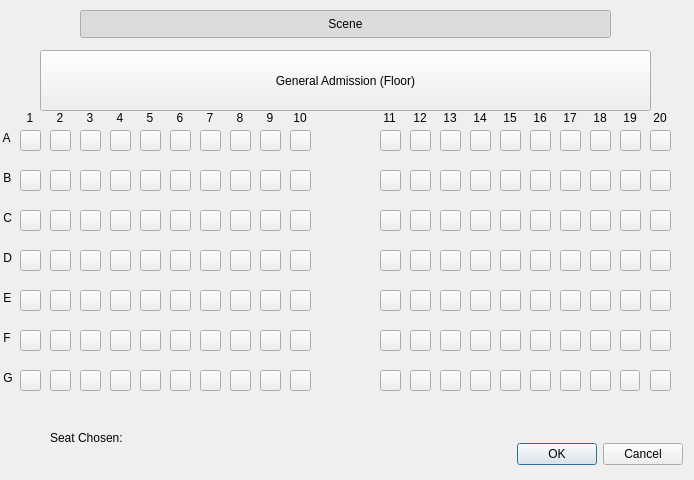
<?xml version="1.0" encoding="UTF-8"?>
<ui version="4.0">
 <class>Seats</class>
 <widget class="QDialog" name="Seats">
  <property name="geometry">
   <rect>
    <x>0</x>
    <y>0</y>
    <width>694</width>
    <height>480</height>
   </rect>
  </property>
  <property name="windowTitle">
   <string>Choose Your Seat</string>
  </property>
  <widget class="QPushButton" name="seat">
   <property name="geometry">
    <rect>
     <x>20</x>
     <y>130</y>
     <width>21</width>
     <height>21</height>
    </rect>
   </property>
   <property name="text">
    <string/>
   </property>
  </widget>
  <widget class="QPushButton" name="seat_2">
   <property name="geometry">
    <rect>
     <x>50</x>
     <y>130</y>
     <width>21</width>
     <height>21</height>
    </rect>
   </property>
   <property name="text">
    <string/>
   </property>
  </widget>
  <widget class="QPushButton" name="seat_3">
   <property name="geometry">
    <rect>
     <x>80</x>
     <y>130</y>
     <width>21</width>
     <height>21</height>
    </rect>
   </property>
   <property name="text">
    <string/>
   </property>
  </widget>
  <widget class="QPushButton" name="seat_4">
   <property name="geometry">
    <rect>
     <x>110</x>
     <y>130</y>
     <width>21</width>
     <height>21</height>
    </rect>
   </property>
   <property name="text">
    <string/>
   </property>
  </widget>
  <widget class="QPushButton" name="seat_5">
   <property name="geometry">
    <rect>
     <x>140</x>
     <y>130</y>
     <width>21</width>
     <height>21</height>
    </rect>
   </property>
   <property name="text">
    <string/>
   </property>
  </widget>
  <widget class="QPushButton" name="seat_6">
   <property name="geometry">
    <rect>
     <x>170</x>
     <y>130</y>
     <width>21</width>
     <height>21</height>
    </rect>
   </property>
   <property name="text">
    <string/>
   </property>
  </widget>
  <widget class="QPushButton" name="seat_7">
   <property name="geometry">
    <rect>
     <x>200</x>
     <y>130</y>
     <width>21</width>
     <height>21</height>
    </rect>
   </property>
   <property name="text">
    <string/>
   </property>
  </widget>
  <widget class="QPushButton" name="seat_8">
   <property name="geometry">
    <rect>
     <x>230</x>
     <y>130</y>
     <width>21</width>
     <height>21</height>
    </rect>
   </property>
   <property name="text">
    <string/>
   </property>
  </widget>
  <widget class="QPushButton" name="seat_9">
   <property name="geometry">
    <rect>
     <x>260</x>
     <y>130</y>
     <width>21</width>
     <height>21</height>
    </rect>
   </property>
   <property name="text">
    <string/>
   </property>
  </widget>
  <widget class="QPushButton" name="seat_10">
   <property name="geometry">
    <rect>
     <x>290</x>
     <y>130</y>
     <width>21</width>
     <height>21</height>
    </rect>
   </property>
   <property name="text">
    <string/>
   </property>
  </widget>
  <widget class="QPushButton" name="seat_11">
   <property name="geometry">
    <rect>
     <x>380</x>
     <y>130</y>
     <width>21</width>
     <height>21</height>
    </rect>
   </property>
   <property name="text">
    <string/>
   </property>
  </widget>
  <widget class="QPushButton" name="seat_12">
   <property name="geometry">
    <rect>
     <x>410</x>
     <y>130</y>
     <width>21</width>
     <height>21</height>
    </rect>
   </property>
   <property name="text">
    <string/>
   </property>
  </widget>
  <widget class="QPushButton" name="seat_13">
   <property name="geometry">
    <rect>
     <x>440</x>
     <y>130</y>
     <width>21</width>
     <height>21</height>
    </rect>
   </property>
   <property name="text">
    <string/>
   </property>
  </widget>
  <widget class="QPushButton" name="seat_14">
   <property name="geometry">
    <rect>
     <x>470</x>
     <y>130</y>
     <width>21</width>
     <height>21</height>
    </rect>
   </property>
   <property name="text">
    <string/>
   </property>
  </widget>
  <widget class="QPushButton" name="seat_15">
   <property name="geometry">
    <rect>
     <x>500</x>
     <y>130</y>
     <width>21</width>
     <height>21</height>
    </rect>
   </property>
   <property name="text">
    <string/>
   </property>
  </widget>
  <widget class="QPushButton" name="seat_16">
   <property name="geometry">
    <rect>
     <x>530</x>
     <y>130</y>
     <width>21</width>
     <height>21</height>
    </rect>
   </property>
   <property name="text">
    <string/>
   </property>
  </widget>
  <widget class="QPushButton" name="seat_17">
   <property name="geometry">
    <rect>
     <x>560</x>
     <y>130</y>
     <width>21</width>
     <height>21</height>
    </rect>
   </property>
   <property name="text">
    <string/>
   </property>
  </widget>
  <widget class="QPushButton" name="seat_18">
   <property name="geometry">
    <rect>
     <x>590</x>
     <y>130</y>
     <width>21</width>
     <height>21</height>
    </rect>
   </property>
   <property name="text">
    <string/>
   </property>
  </widget>
  <widget class="QPushButton" name="seat_19">
   <property name="geometry">
    <rect>
     <x>620</x>
     <y>130</y>
     <width>21</width>
     <height>21</height>
    </rect>
   </property>
   <property name="text">
    <string/>
   </property>
  </widget>
  <widget class="QPushButton" name="seat_20">
   <property name="geometry">
    <rect>
     <x>650</x>
     <y>130</y>
     <width>21</width>
     <height>21</height>
    </rect>
   </property>
   <property name="text">
    <string/>
   </property>
  </widget>
  <widget class="QPushButton" name="seat_21">
   <property name="geometry">
    <rect>
     <x>20</x>
     <y>170</y>
     <width>21</width>
     <height>21</height>
    </rect>
   </property>
   <property name="text">
    <string/>
   </property>
  </widget>
  <widget class="QPushButton" name="seat_22">
   <property name="geometry">
    <rect>
     <x>50</x>
     <y>170</y>
     <width>21</width>
     <height>21</height>
    </rect>
   </property>
   <property name="text">
    <string/>
   </property>
  </widget>
  <widget class="QPushButton" name="seat_23">
   <property name="geometry">
    <rect>
     <x>80</x>
     <y>170</y>
     <width>21</width>
     <height>21</height>
    </rect>
   </property>
   <property name="text">
    <string/>
   </property>
  </widget>
  <widget class="QPushButton" name="seat_24">
   <property name="geometry">
    <rect>
     <x>110</x>
     <y>170</y>
     <width>21</width>
     <height>21</height>
    </rect>
   </property>
   <property name="text">
    <string/>
   </property>
  </widget>
  <widget class="QPushButton" name="seat_25">
   <property name="geometry">
    <rect>
     <x>140</x>
     <y>170</y>
     <width>21</width>
     <height>21</height>
    </rect>
   </property>
   <property name="text">
    <string/>
   </property>
  </widget>
  <widget class="QPushButton" name="seat_26">
   <property name="geometry">
    <rect>
     <x>170</x>
     <y>170</y>
     <width>21</width>
     <height>21</height>
    </rect>
   </property>
   <property name="text">
    <string/>
   </property>
  </widget>
  <widget class="QPushButton" name="seat_27">
   <property name="geometry">
    <rect>
     <x>200</x>
     <y>170</y>
     <width>21</width>
     <height>21</height>
    </rect>
   </property>
   <property name="text">
    <string/>
   </property>
  </widget>
  <widget class="QPushButton" name="seat_28">
   <property name="geometry">
    <rect>
     <x>230</x>
     <y>170</y>
     <width>21</width>
     <height>21</height>
    </rect>
   </property>
   <property name="text">
    <string/>
   </property>
  </widget>
  <widget class="QPushButton" name="seat_29">
   <property name="geometry">
    <rect>
     <x>260</x>
     <y>170</y>
     <width>21</width>
     <height>21</height>
    </rect>
   </property>
   <property name="text">
    <string/>
   </property>
  </widget>
  <widget class="QPushButton" name="seat_30">
   <property name="geometry">
    <rect>
     <x>290</x>
     <y>170</y>
     <width>21</width>
     <height>21</height>
    </rect>
   </property>
   <property name="text">
    <string/>
   </property>
  </widget>
  <widget class="QPushButton" name="seat_31">
   <property name="geometry">
    <rect>
     <x>380</x>
     <y>170</y>
     <width>21</width>
     <height>21</height>
    </rect>
   </property>
   <property name="text">
    <string/>
   </property>
  </widget>
  <widget class="QPushButton" name="seat_32">
   <property name="geometry">
    <rect>
     <x>410</x>
     <y>170</y>
     <width>21</width>
     <height>21</height>
    </rect>
   </property>
   <property name="text">
    <string/>
   </property>
  </widget>
  <widget class="QPushButton" name="seat_33">
   <property name="geometry">
    <rect>
     <x>440</x>
     <y>170</y>
     <width>21</width>
     <height>21</height>
    </rect>
   </property>
   <property name="text">
    <string/>
   </property>
  </widget>
  <widget class="QPushButton" name="seat_34">
   <property name="geometry">
    <rect>
     <x>470</x>
     <y>170</y>
     <width>21</width>
     <height>21</height>
    </rect>
   </property>
   <property name="text">
    <string/>
   </property>
  </widget>
  <widget class="QPushButton" name="seat_35">
   <property name="geometry">
    <rect>
     <x>500</x>
     <y>170</y>
     <width>21</width>
     <height>21</height>
    </rect>
   </property>
   <property name="text">
    <string/>
   </property>
  </widget>
  <widget class="QPushButton" name="seat_36">
   <property name="geometry">
    <rect>
     <x>530</x>
     <y>170</y>
     <width>21</width>
     <height>21</height>
    </rect>
   </property>
   <property name="text">
    <string/>
   </property>
  </widget>
  <widget class="QPushButton" name="seat_37">
   <property name="geometry">
    <rect>
     <x>560</x>
     <y>170</y>
     <width>21</width>
     <height>21</height>
    </rect>
   </property>
   <property name="text">
    <string/>
   </property>
  </widget>
  <widget class="QPushButton" name="seat_38">
   <property name="geometry">
    <rect>
     <x>590</x>
     <y>170</y>
     <width>21</width>
     <height>21</height>
    </rect>
   </property>
   <property name="text">
    <string/>
   </property>
  </widget>
  <widget class="QPushButton" name="seat_39">
   <property name="geometry">
    <rect>
     <x>620</x>
     <y>170</y>
     <width>21</width>
     <height>21</height>
    </rect>
   </property>
   <property name="text">
    <string/>
   </property>
  </widget>
  <widget class="QPushButton" name="seat_40">
   <property name="geometry">
    <rect>
     <x>650</x>
     <y>170</y>
     <width>21</width>
     <height>21</height>
    </rect>
   </property>
   <property name="text">
    <string/>
   </property>
  </widget>
  <widget class="QPushButton" name="seat_41">
   <property name="geometry">
    <rect>
     <x>20</x>
     <y>210</y>
     <width>21</width>
     <height>21</height>
    </rect>
   </property>
   <property name="text">
    <string/>
   </property>
  </widget>
  <widget class="QPushButton" name="seat_42">
   <property name="geometry">
    <rect>
     <x>50</x>
     <y>210</y>
     <width>21</width>
     <height>21</height>
    </rect>
   </property>
   <property name="text">
    <string/>
   </property>
  </widget>
  <widget class="QPushButton" name="seat_43">
   <property name="geometry">
    <rect>
     <x>80</x>
     <y>210</y>
     <width>21</width>
     <height>21</height>
    </rect>
   </property>
   <property name="text">
    <string/>
   </property>
  </widget>
  <widget class="QPushButton" name="seat_44">
   <property name="geometry">
    <rect>
     <x>110</x>
     <y>210</y>
     <width>21</width>
     <height>21</height>
    </rect>
   </property>
   <property name="text">
    <string/>
   </property>
  </widget>
  <widget class="QPushButton" name="seat_45">
   <property name="geometry">
    <rect>
     <x>140</x>
     <y>210</y>
     <width>21</width>
     <height>21</height>
    </rect>
   </property>
   <property name="text">
    <string/>
   </property>
  </widget>
  <widget class="QPushButton" name="seat_46">
   <property name="geometry">
    <rect>
     <x>170</x>
     <y>210</y>
     <width>21</width>
     <height>21</height>
    </rect>
   </property>
   <property name="text">
    <string/>
   </property>
  </widget>
  <widget class="QPushButton" name="seat_47">
   <property name="geometry">
    <rect>
     <x>200</x>
     <y>210</y>
     <width>21</width>
     <height>21</height>
    </rect>
   </property>
   <property name="text">
    <string/>
   </property>
  </widget>
  <widget class="QPushButton" name="seat_48">
   <property name="geometry">
    <rect>
     <x>230</x>
     <y>210</y>
     <width>21</width>
     <height>21</height>
    </rect>
   </property>
   <property name="text">
    <string/>
   </property>
  </widget>
  <widget class="QPushButton" name="seat_49">
   <property name="geometry">
    <rect>
     <x>260</x>
     <y>210</y>
     <width>21</width>
     <height>21</height>
    </rect>
   </property>
   <property name="text">
    <string/>
   </property>
  </widget>
  <widget class="QPushButton" name="seat_50">
   <property name="geometry">
    <rect>
     <x>290</x>
     <y>210</y>
     <width>21</width>
     <height>21</height>
    </rect>
   </property>
   <property name="text">
    <string/>
   </property>
  </widget>
  <widget class="QPushButton" name="seat_51">
   <property name="geometry">
    <rect>
     <x>380</x>
     <y>210</y>
     <width>21</width>
     <height>21</height>
    </rect>
   </property>
   <property name="text">
    <string/>
   </property>
  </widget>
  <widget class="QPushButton" name="seat_52">
   <property name="geometry">
    <rect>
     <x>410</x>
     <y>210</y>
     <width>21</width>
     <height>21</height>
    </rect>
   </property>
   <property name="text">
    <string/>
   </property>
  </widget>
  <widget class="QPushButton" name="seat_53">
   <property name="geometry">
    <rect>
     <x>440</x>
     <y>210</y>
     <width>21</width>
     <height>21</height>
    </rect>
   </property>
   <property name="text">
    <string/>
   </property>
  </widget>
  <widget class="QPushButton" name="seat_54">
   <property name="geometry">
    <rect>
     <x>470</x>
     <y>210</y>
     <width>21</width>
     <height>21</height>
    </rect>
   </property>
   <property name="text">
    <string/>
   </property>
  </widget>
  <widget class="QPushButton" name="seat_55">
   <property name="geometry">
    <rect>
     <x>500</x>
     <y>210</y>
     <width>21</width>
     <height>21</height>
    </rect>
   </property>
   <property name="text">
    <string/>
   </property>
  </widget>
  <widget class="QPushButton" name="seat_56">
   <property name="geometry">
    <rect>
     <x>530</x>
     <y>210</y>
     <width>21</width>
     <height>21</height>
    </rect>
   </property>
   <property name="text">
    <string/>
   </property>
  </widget>
  <widget class="QPushButton" name="seat_57">
   <property name="geometry">
    <rect>
     <x>560</x>
     <y>210</y>
     <width>21</width>
     <height>21</height>
    </rect>
   </property>
   <property name="text">
    <string/>
   </property>
  </widget>
  <widget class="QPushButton" name="seat_58">
   <property name="geometry">
    <rect>
     <x>590</x>
     <y>210</y>
     <width>21</width>
     <height>21</height>
    </rect>
   </property>
   <property name="text">
    <string/>
   </property>
  </widget>
  <widget class="QPushButton" name="seat_59">
   <property name="geometry">
    <rect>
     <x>620</x>
     <y>210</y>
     <width>21</width>
     <height>21</height>
    </rect>
   </property>
   <property name="text">
    <string/>
   </property>
  </widget>
  <widget class="QPushButton" name="seat_60">
   <property name="geometry">
    <rect>
     <x>650</x>
     <y>210</y>
     <width>21</width>
     <height>21</height>
    </rect>
   </property>
   <property name="text">
    <string/>
   </property>
  </widget>
  <widget class="QPushButton" name="seat_61">
   <property name="geometry">
    <rect>
     <x>20</x>
     <y>250</y>
     <width>21</width>
     <height>21</height>
    </rect>
   </property>
   <property name="text">
    <string/>
   </property>
  </widget>
  <widget class="QPushButton" name="seat_62">
   <property name="geometry">
    <rect>
     <x>50</x>
     <y>250</y>
     <width>21</width>
     <height>21</height>
    </rect>
   </property>
   <property name="text">
    <string/>
   </property>
  </widget>
  <widget class="QPushButton" name="seat_63">
   <property name="geometry">
    <rect>
     <x>80</x>
     <y>250</y>
     <width>21</width>
     <height>21</height>
    </rect>
   </property>
   <property name="text">
    <string/>
   </property>
  </widget>
  <widget class="QPushButton" name="seat_64">
   <property name="geometry">
    <rect>
     <x>110</x>
     <y>250</y>
     <width>21</width>
     <height>21</height>
    </rect>
   </property>
   <property name="text">
    <string/>
   </property>
  </widget>
  <widget class="QPushButton" name="seat_65">
   <property name="geometry">
    <rect>
     <x>140</x>
     <y>250</y>
     <width>21</width>
     <height>21</height>
    </rect>
   </property>
   <property name="text">
    <string/>
   </property>
  </widget>
  <widget class="QPushButton" name="seat_66">
   <property name="geometry">
    <rect>
     <x>170</x>
     <y>250</y>
     <width>21</width>
     <height>21</height>
    </rect>
   </property>
   <property name="text">
    <string/>
   </property>
  </widget>
  <widget class="QPushButton" name="seat_67">
   <property name="geometry">
    <rect>
     <x>200</x>
     <y>250</y>
     <width>21</width>
     <height>21</height>
    </rect>
   </property>
   <property name="text">
    <string/>
   </property>
  </widget>
  <widget class="QPushButton" name="seat_68">
   <property name="geometry">
    <rect>
     <x>230</x>
     <y>250</y>
     <width>21</width>
     <height>21</height>
    </rect>
   </property>
   <property name="text">
    <string/>
   </property>
  </widget>
  <widget class="QPushButton" name="seat_69">
   <property name="geometry">
    <rect>
     <x>260</x>
     <y>250</y>
     <width>21</width>
     <height>21</height>
    </rect>
   </property>
   <property name="text">
    <string/>
   </property>
  </widget>
  <widget class="QPushButton" name="seat_70">
   <property name="geometry">
    <rect>
     <x>290</x>
     <y>250</y>
     <width>21</width>
     <height>21</height>
    </rect>
   </property>
   <property name="text">
    <string/>
   </property>
  </widget>
  <widget class="QPushButton" name="seat_71">
   <property name="geometry">
    <rect>
     <x>380</x>
     <y>250</y>
     <width>21</width>
     <height>21</height>
    </rect>
   </property>
   <property name="text">
    <string/>
   </property>
  </widget>
  <widget class="QPushButton" name="seat_72">
   <property name="geometry">
    <rect>
     <x>410</x>
     <y>250</y>
     <width>21</width>
     <height>21</height>
    </rect>
   </property>
   <property name="text">
    <string/>
   </property>
  </widget>
  <widget class="QPushButton" name="seat_73">
   <property name="geometry">
    <rect>
     <x>440</x>
     <y>250</y>
     <width>21</width>
     <height>21</height>
    </rect>
   </property>
   <property name="text">
    <string/>
   </property>
  </widget>
  <widget class="QPushButton" name="seat_74">
   <property name="geometry">
    <rect>
     <x>470</x>
     <y>250</y>
     <width>21</width>
     <height>21</height>
    </rect>
   </property>
   <property name="text">
    <string/>
   </property>
  </widget>
  <widget class="QPushButton" name="seat_75">
   <property name="geometry">
    <rect>
     <x>500</x>
     <y>250</y>
     <width>21</width>
     <height>21</height>
    </rect>
   </property>
   <property name="text">
    <string/>
   </property>
  </widget>
  <widget class="QPushButton" name="seat_76">
   <property name="geometry">
    <rect>
     <x>530</x>
     <y>250</y>
     <width>21</width>
     <height>21</height>
    </rect>
   </property>
   <property name="text">
    <string/>
   </property>
  </widget>
  <widget class="QPushButton" name="seat_77">
   <property name="geometry">
    <rect>
     <x>560</x>
     <y>250</y>
     <width>21</width>
     <height>21</height>
    </rect>
   </property>
   <property name="text">
    <string/>
   </property>
  </widget>
  <widget class="QPushButton" name="seat_78">
   <property name="geometry">
    <rect>
     <x>590</x>
     <y>250</y>
     <width>21</width>
     <height>21</height>
    </rect>
   </property>
   <property name="text">
    <string/>
   </property>
  </widget>
  <widget class="QPushButton" name="seat_79">
   <property name="geometry">
    <rect>
     <x>620</x>
     <y>250</y>
     <width>21</width>
     <height>21</height>
    </rect>
   </property>
   <property name="text">
    <string/>
   </property>
  </widget>
  <widget class="QPushButton" name="seat_80">
   <property name="geometry">
    <rect>
     <x>650</x>
     <y>250</y>
     <width>21</width>
     <height>21</height>
    </rect>
   </property>
   <property name="text">
    <string/>
   </property>
  </widget>
  <widget class="QPushButton" name="seat_81">
   <property name="geometry">
    <rect>
     <x>20</x>
     <y>290</y>
     <width>21</width>
     <height>21</height>
    </rect>
   </property>
   <property name="text">
    <string/>
   </property>
  </widget>
  <widget class="QPushButton" name="seat_82">
   <property name="geometry">
    <rect>
     <x>50</x>
     <y>290</y>
     <width>21</width>
     <height>21</height>
    </rect>
   </property>
   <property name="text">
    <string/>
   </property>
  </widget>
  <widget class="QPushButton" name="seat_83">
   <property name="geometry">
    <rect>
     <x>80</x>
     <y>290</y>
     <width>21</width>
     <height>21</height>
    </rect>
   </property>
   <property name="text">
    <string/>
   </property>
  </widget>
  <widget class="QPushButton" name="seat_84">
   <property name="geometry">
    <rect>
     <x>110</x>
     <y>290</y>
     <width>21</width>
     <height>21</height>
    </rect>
   </property>
   <property name="text">
    <string/>
   </property>
  </widget>
  <widget class="QPushButton" name="seat_85">
   <property name="geometry">
    <rect>
     <x>140</x>
     <y>290</y>
     <width>21</width>
     <height>21</height>
    </rect>
   </property>
   <property name="text">
    <string/>
   </property>
  </widget>
  <widget class="QPushButton" name="seat_86">
   <property name="geometry">
    <rect>
     <x>170</x>
     <y>290</y>
     <width>21</width>
     <height>21</height>
    </rect>
   </property>
   <property name="text">
    <string/>
   </property>
  </widget>
  <widget class="QPushButton" name="seat_87">
   <property name="geometry">
    <rect>
     <x>200</x>
     <y>290</y>
     <width>21</width>
     <height>21</height>
    </rect>
   </property>
   <property name="text">
    <string/>
   </property>
  </widget>
  <widget class="QPushButton" name="seat_88">
   <property name="geometry">
    <rect>
     <x>230</x>
     <y>290</y>
     <width>21</width>
     <height>21</height>
    </rect>
   </property>
   <property name="text">
    <string/>
   </property>
  </widget>
  <widget class="QPushButton" name="seat_89">
   <property name="geometry">
    <rect>
     <x>260</x>
     <y>290</y>
     <width>21</width>
     <height>21</height>
    </rect>
   </property>
   <property name="text">
    <string/>
   </property>
  </widget>
  <widget class="QPushButton" name="seat_90">
   <property name="geometry">
    <rect>
     <x>290</x>
     <y>290</y>
     <width>21</width>
     <height>21</height>
    </rect>
   </property>
   <property name="text">
    <string/>
   </property>
  </widget>
  <widget class="QPushButton" name="seat_91">
   <property name="geometry">
    <rect>
     <x>380</x>
     <y>290</y>
     <width>21</width>
     <height>21</height>
    </rect>
   </property>
   <property name="text">
    <string/>
   </property>
  </widget>
  <widget class="QPushButton" name="seat_92">
   <property name="geometry">
    <rect>
     <x>410</x>
     <y>290</y>
     <width>21</width>
     <height>21</height>
    </rect>
   </property>
   <property name="text">
    <string/>
   </property>
  </widget>
  <widget class="QPushButton" name="seat_93">
   <property name="geometry">
    <rect>
     <x>440</x>
     <y>290</y>
     <width>21</width>
     <height>21</height>
    </rect>
   </property>
   <property name="text">
    <string/>
   </property>
  </widget>
  <widget class="QPushButton" name="seat_94">
   <property name="geometry">
    <rect>
     <x>470</x>
     <y>290</y>
     <width>21</width>
     <height>21</height>
    </rect>
   </property>
   <property name="text">
    <string/>
   </property>
  </widget>
  <widget class="QPushButton" name="seat_95">
   <property name="geometry">
    <rect>
     <x>500</x>
     <y>290</y>
     <width>21</width>
     <height>21</height>
    </rect>
   </property>
   <property name="text">
    <string/>
   </property>
  </widget>
  <widget class="QPushButton" name="seat_96">
   <property name="geometry">
    <rect>
     <x>530</x>
     <y>290</y>
     <width>21</width>
     <height>21</height>
    </rect>
   </property>
   <property name="text">
    <string/>
   </property>
  </widget>
  <widget class="QPushButton" name="seat_97">
   <property name="geometry">
    <rect>
     <x>560</x>
     <y>290</y>
     <width>21</width>
     <height>21</height>
    </rect>
   </property>
   <property name="text">
    <string/>
   </property>
  </widget>
  <widget class="QPushButton" name="seat_98">
   <property name="geometry">
    <rect>
     <x>590</x>
     <y>290</y>
     <width>21</width>
     <height>21</height>
    </rect>
   </property>
   <property name="text">
    <string/>
   </property>
  </widget>
  <widget class="QPushButton" name="seat_99">
   <property name="geometry">
    <rect>
     <x>620</x>
     <y>290</y>
     <width>21</width>
     <height>21</height>
    </rect>
   </property>
   <property name="text">
    <string/>
   </property>
  </widget>
  <widget class="QPushButton" name="seat_100">
   <property name="geometry">
    <rect>
     <x>650</x>
     <y>290</y>
     <width>21</width>
     <height>21</height>
    </rect>
   </property>
   <property name="text">
    <string/>
   </property>
  </widget>
  <widget class="QPushButton" name="seat_101">
   <property name="geometry">
    <rect>
     <x>20</x>
     <y>330</y>
     <width>21</width>
     <height>21</height>
    </rect>
   </property>
   <property name="text">
    <string/>
   </property>
  </widget>
  <widget class="QPushButton" name="seat_102">
   <property name="geometry">
    <rect>
     <x>50</x>
     <y>330</y>
     <width>21</width>
     <height>21</height>
    </rect>
   </property>
   <property name="text">
    <string/>
   </property>
  </widget>
  <widget class="QPushButton" name="seat_103">
   <property name="geometry">
    <rect>
     <x>80</x>
     <y>330</y>
     <width>21</width>
     <height>21</height>
    </rect>
   </property>
   <property name="text">
    <string/>
   </property>
  </widget>
  <widget class="QPushButton" name="seat_104">
   <property name="geometry">
    <rect>
     <x>110</x>
     <y>330</y>
     <width>21</width>
     <height>21</height>
    </rect>
   </property>
   <property name="text">
    <string/>
   </property>
  </widget>
  <widget class="QPushButton" name="seat_105">
   <property name="geometry">
    <rect>
     <x>140</x>
     <y>330</y>
     <width>21</width>
     <height>21</height>
    </rect>
   </property>
   <property name="text">
    <string/>
   </property>
  </widget>
  <widget class="QPushButton" name="seat_106">
   <property name="geometry">
    <rect>
     <x>170</x>
     <y>330</y>
     <width>21</width>
     <height>21</height>
    </rect>
   </property>
   <property name="text">
    <string/>
   </property>
  </widget>
  <widget class="QPushButton" name="seat_107">
   <property name="geometry">
    <rect>
     <x>200</x>
     <y>330</y>
     <width>21</width>
     <height>21</height>
    </rect>
   </property>
   <property name="text">
    <string/>
   </property>
  </widget>
  <widget class="QPushButton" name="seat_108">
   <property name="geometry">
    <rect>
     <x>230</x>
     <y>330</y>
     <width>21</width>
     <height>21</height>
    </rect>
   </property>
   <property name="text">
    <string/>
   </property>
  </widget>
  <widget class="QPushButton" name="seat_109">
   <property name="geometry">
    <rect>
     <x>260</x>
     <y>330</y>
     <width>21</width>
     <height>21</height>
    </rect>
   </property>
   <property name="text">
    <string/>
   </property>
  </widget>
  <widget class="QPushButton" name="seat_110">
   <property name="geometry">
    <rect>
     <x>290</x>
     <y>330</y>
     <width>21</width>
     <height>21</height>
    </rect>
   </property>
   <property name="text">
    <string/>
   </property>
  </widget>
  <widget class="QPushButton" name="seat_111">
   <property name="geometry">
    <rect>
     <x>380</x>
     <y>330</y>
     <width>21</width>
     <height>21</height>
    </rect>
   </property>
   <property name="text">
    <string/>
   </property>
  </widget>
  <widget class="QPushButton" name="seat_112">
   <property name="geometry">
    <rect>
     <x>410</x>
     <y>330</y>
     <width>21</width>
     <height>21</height>
    </rect>
   </property>
   <property name="text">
    <string/>
   </property>
  </widget>
  <widget class="QPushButton" name="seat_113">
   <property name="geometry">
    <rect>
     <x>440</x>
     <y>330</y>
     <width>21</width>
     <height>21</height>
    </rect>
   </property>
   <property name="text">
    <string/>
   </property>
  </widget>
  <widget class="QPushButton" name="seat_114">
   <property name="geometry">
    <rect>
     <x>470</x>
     <y>330</y>
     <width>21</width>
     <height>21</height>
    </rect>
   </property>
   <property name="text">
    <string/>
   </property>
  </widget>
  <widget class="QPushButton" name="seat_115">
   <property name="geometry">
    <rect>
     <x>500</x>
     <y>330</y>
     <width>21</width>
     <height>21</height>
    </rect>
   </property>
   <property name="text">
    <string/>
   </property>
  </widget>
  <widget class="QPushButton" name="seat_116">
   <property name="geometry">
    <rect>
     <x>530</x>
     <y>330</y>
     <width>21</width>
     <height>21</height>
    </rect>
   </property>
   <property name="text">
    <string/>
   </property>
  </widget>
  <widget class="QPushButton" name="seat_117">
   <property name="geometry">
    <rect>
     <x>560</x>
     <y>330</y>
     <width>21</width>
     <height>21</height>
    </rect>
   </property>
   <property name="text">
    <string/>
   </property>
  </widget>
  <widget class="QPushButton" name="seat_118">
   <property name="geometry">
    <rect>
     <x>590</x>
     <y>330</y>
     <width>21</width>
     <height>21</height>
    </rect>
   </property>
   <property name="text">
    <string/>
   </property>
  </widget>
  <widget class="QPushButton" name="seat_119">
   <property name="geometry">
    <rect>
     <x>620</x>
     <y>330</y>
     <width>21</width>
     <height>21</height>
    </rect>
   </property>
   <property name="text">
    <string/>
   </property>
  </widget>
  <widget class="QPushButton" name="seat_120">
   <property name="geometry">
    <rect>
     <x>650</x>
     <y>330</y>
     <width>21</width>
     <height>21</height>
    </rect>
   </property>
   <property name="text">
    <string/>
   </property>
  </widget>
  <widget class="QPushButton" name="seat_121">
   <property name="geometry">
    <rect>
     <x>20</x>
     <y>370</y>
     <width>21</width>
     <height>21</height>
    </rect>
   </property>
   <property name="text">
    <string/>
   </property>
  </widget>
  <widget class="QPushButton" name="seat_122">
   <property name="geometry">
    <rect>
     <x>50</x>
     <y>370</y>
     <width>21</width>
     <height>21</height>
    </rect>
   </property>
   <property name="text">
    <string/>
   </property>
  </widget>
  <widget class="QPushButton" name="seat_123">
   <property name="geometry">
    <rect>
     <x>80</x>
     <y>370</y>
     <width>21</width>
     <height>21</height>
    </rect>
   </property>
   <property name="text">
    <string/>
   </property>
  </widget>
  <widget class="QPushButton" name="seat_124">
   <property name="geometry">
    <rect>
     <x>110</x>
     <y>370</y>
     <width>21</width>
     <height>21</height>
    </rect>
   </property>
   <property name="text">
    <string/>
   </property>
  </widget>
  <widget class="QPushButton" name="seat_125">
   <property name="geometry">
    <rect>
     <x>140</x>
     <y>370</y>
     <width>21</width>
     <height>21</height>
    </rect>
   </property>
   <property name="text">
    <string/>
   </property>
  </widget>
  <widget class="QPushButton" name="seat_126">
   <property name="geometry">
    <rect>
     <x>170</x>
     <y>370</y>
     <width>21</width>
     <height>21</height>
    </rect>
   </property>
   <property name="text">
    <string/>
   </property>
  </widget>
  <widget class="QPushButton" name="seat_127">
   <property name="geometry">
    <rect>
     <x>200</x>
     <y>370</y>
     <width>21</width>
     <height>21</height>
    </rect>
   </property>
   <property name="text">
    <string/>
   </property>
  </widget>
  <widget class="QPushButton" name="seat_128">
   <property name="geometry">
    <rect>
     <x>230</x>
     <y>370</y>
     <width>21</width>
     <height>21</height>
    </rect>
   </property>
   <property name="text">
    <string/>
   </property>
  </widget>
  <widget class="QPushButton" name="seat_129">
   <property name="geometry">
    <rect>
     <x>260</x>
     <y>370</y>
     <width>21</width>
     <height>21</height>
    </rect>
   </property>
   <property name="text">
    <string/>
   </property>
  </widget>
  <widget class="QPushButton" name="seat_130">
   <property name="geometry">
    <rect>
     <x>290</x>
     <y>370</y>
     <width>21</width>
     <height>21</height>
    </rect>
   </property>
   <property name="text">
    <string/>
   </property>
  </widget>
  <widget class="QPushButton" name="seat_131">
   <property name="geometry">
    <rect>
     <x>380</x>
     <y>370</y>
     <width>21</width>
     <height>21</height>
    </rect>
   </property>
   <property name="text">
    <string/>
   </property>
  </widget>
  <widget class="QPushButton" name="seat_132">
   <property name="geometry">
    <rect>
     <x>410</x>
     <y>370</y>
     <width>21</width>
     <height>21</height>
    </rect>
   </property>
   <property name="text">
    <string/>
   </property>
  </widget>
  <widget class="QPushButton" name="seat_133">
   <property name="geometry">
    <rect>
     <x>440</x>
     <y>370</y>
     <width>21</width>
     <height>21</height>
    </rect>
   </property>
   <property name="text">
    <string/>
   </property>
  </widget>
  <widget class="QPushButton" name="seat_134">
   <property name="geometry">
    <rect>
     <x>470</x>
     <y>370</y>
     <width>21</width>
     <height>21</height>
    </rect>
   </property>
   <property name="text">
    <string/>
   </property>
  </widget>
  <widget class="QPushButton" name="seat_135">
   <property name="geometry">
    <rect>
     <x>500</x>
     <y>370</y>
     <width>21</width>
     <height>21</height>
    </rect>
   </property>
   <property name="text">
    <string/>
   </property>
  </widget>
  <widget class="QPushButton" name="seat_136">
   <property name="geometry">
    <rect>
     <x>530</x>
     <y>370</y>
     <width>21</width>
     <height>21</height>
    </rect>
   </property>
   <property name="text">
    <string/>
   </property>
  </widget>
  <widget class="QPushButton" name="seat_137">
   <property name="geometry">
    <rect>
     <x>560</x>
     <y>370</y>
     <width>21</width>
     <height>21</height>
    </rect>
   </property>
   <property name="text">
    <string/>
   </property>
  </widget>
  <widget class="QPushButton" name="seat_138">
   <property name="geometry">
    <rect>
     <x>590</x>
     <y>370</y>
     <width>21</width>
     <height>21</height>
    </rect>
   </property>
   <property name="text">
    <string/>
   </property>
  </widget>
  <widget class="QPushButton" name="seat_139">
   <property name="geometry">
    <rect>
     <x>620</x>
     <y>370</y>
     <width>20</width>
     <height>21</height>
    </rect>
   </property>
   <property name="text">
    <string/>
   </property>
  </widget>
  <widget class="QPushButton" name="seat_140">
   <property name="geometry">
    <rect>
     <x>650</x>
     <y>370</y>
     <width>21</width>
     <height>21</height>
    </rect>
   </property>
   <property name="text">
    <string/>
   </property>
  </widget>
  <widget class="QPushButton" name="pushButton">
   <property name="geometry">
    <rect>
     <x>40</x>
     <y>50</y>
     <width>611</width>
     <height>61</height>
    </rect>
   </property>
   <property name="text">
    <string>General Admission (Floor)</string>
   </property>
  </widget>
  <widget class="QLabel" name="label">
   <property name="geometry">
    <rect>
     <x>0</x>
     <y>130</y>
     <width>16</width>
     <height>16</height>
    </rect>
   </property>
   <property name="text">
    <string> A</string>
   </property>
  </widget>
  <widget class="QLabel" name="label_2">
   <property name="geometry">
    <rect>
     <x>0</x>
     <y>170</y>
     <width>16</width>
     <height>16</height>
    </rect>
   </property>
   <property name="text">
    <string> B</string>
   </property>
  </widget>
  <widget class="QLabel" name="label_3">
   <property name="geometry">
    <rect>
     <x>0</x>
     <y>210</y>
     <width>16</width>
     <height>16</height>
    </rect>
   </property>
   <property name="text">
    <string> C</string>
   </property>
  </widget>
  <widget class="QLabel" name="label_4">
   <property name="geometry">
    <rect>
     <x>0</x>
     <y>250</y>
     <width>16</width>
     <height>16</height>
    </rect>
   </property>
   <property name="text">
    <string> D</string>
   </property>
  </widget>
  <widget class="QLabel" name="label_5">
   <property name="geometry">
    <rect>
     <x>0</x>
     <y>290</y>
     <width>16</width>
     <height>16</height>
    </rect>
   </property>
   <property name="text">
    <string> E</string>
   </property>
  </widget>
  <widget class="QLabel" name="label_6">
   <property name="geometry">
    <rect>
     <x>0</x>
     <y>330</y>
     <width>16</width>
     <height>16</height>
    </rect>
   </property>
   <property name="text">
    <string> F</string>
   </property>
  </widget>
  <widget class="QLabel" name="label_7">
   <property name="geometry">
    <rect>
     <x>0</x>
     <y>370</y>
     <width>16</width>
     <height>16</height>
    </rect>
   </property>
   <property name="text">
    <string> G</string>
   </property>
  </widget>
  <widget class="QPushButton" name="pushButton_2">
   <property name="enabled">
    <bool>true</bool>
   </property>
   <property name="geometry">
    <rect>
     <x>80</x>
     <y>10</y>
     <width>531</width>
     <height>28</height>
    </rect>
   </property>
   <property name="cursor">
    <cursorShape>ForbiddenCursor</cursorShape>
   </property>
   <property name="acceptDrops">
    <bool>false</bool>
   </property>
   <property name="text">
    <string>Scene</string>
   </property>
   <property name="checkable">
    <bool>true</bool>
   </property>
   <property name="checked">
    <bool>true</bool>
   </property>
   <property name="autoRepeat">
    <bool>false</bool>
   </property>
   <property name="autoExclusive">
    <bool>false</bool>
   </property>
   <property name="autoDefault">
    <bool>true</bool>
   </property>
   <property name="default">
    <bool>false</bool>
   </property>
   <property name="flat">
    <bool>false</bool>
   </property>
  </widget>
  <widget class="QLabel" name="label_8">
   <property name="geometry">
    <rect>
     <x>50</x>
     <y>110</y>
     <width>16</width>
     <height>16</height>
    </rect>
   </property>
   <property name="text">
    <string>  2</string>
   </property>
  </widget>
  <widget class="QLabel" name="label_9">
   <property name="geometry">
    <rect>
     <x>20</x>
     <y>110</y>
     <width>16</width>
     <height>16</height>
    </rect>
   </property>
   <property name="text">
    <string>  1</string>
   </property>
  </widget>
  <widget class="QLabel" name="label_10">
   <property name="geometry">
    <rect>
     <x>80</x>
     <y>110</y>
     <width>16</width>
     <height>16</height>
    </rect>
   </property>
   <property name="text">
    <string>  3</string>
   </property>
  </widget>
  <widget class="QLabel" name="label_11">
   <property name="geometry">
    <rect>
     <x>110</x>
     <y>110</y>
     <width>16</width>
     <height>16</height>
    </rect>
   </property>
   <property name="text">
    <string>  4</string>
   </property>
  </widget>
  <widget class="QLabel" name="label_12">
   <property name="geometry">
    <rect>
     <x>140</x>
     <y>110</y>
     <width>16</width>
     <height>16</height>
    </rect>
   </property>
   <property name="text">
    <string>  5</string>
   </property>
  </widget>
  <widget class="QLabel" name="label_13">
   <property name="geometry">
    <rect>
     <x>170</x>
     <y>110</y>
     <width>16</width>
     <height>16</height>
    </rect>
   </property>
   <property name="text">
    <string>  6</string>
   </property>
  </widget>
  <widget class="QLabel" name="label_14">
   <property name="geometry">
    <rect>
     <x>200</x>
     <y>110</y>
     <width>16</width>
     <height>16</height>
    </rect>
   </property>
   <property name="text">
    <string>  7</string>
   </property>
  </widget>
  <widget class="QLabel" name="label_15">
   <property name="geometry">
    <rect>
     <x>230</x>
     <y>110</y>
     <width>16</width>
     <height>16</height>
    </rect>
   </property>
   <property name="text">
    <string>  8</string>
   </property>
  </widget>
  <widget class="QLabel" name="label_16">
   <property name="geometry">
    <rect>
     <x>260</x>
     <y>110</y>
     <width>16</width>
     <height>16</height>
    </rect>
   </property>
   <property name="text">
    <string>  9</string>
   </property>
  </widget>
  <widget class="QLabel" name="label_17">
   <property name="geometry">
    <rect>
     <x>290</x>
     <y>110</y>
     <width>21</width>
     <height>16</height>
    </rect>
   </property>
   <property name="text">
    <string> 10</string>
   </property>
  </widget>
  <widget class="QLabel" name="label_18">
   <property name="geometry">
    <rect>
     <x>380</x>
     <y>110</y>
     <width>21</width>
     <height>16</height>
    </rect>
   </property>
   <property name="text">
    <string> 11</string>
   </property>
  </widget>
  <widget class="QLabel" name="label_19">
   <property name="geometry">
    <rect>
     <x>410</x>
     <y>110</y>
     <width>21</width>
     <height>16</height>
    </rect>
   </property>
   <property name="text">
    <string> 12</string>
   </property>
  </widget>
  <widget class="QLabel" name="label_20">
   <property name="geometry">
    <rect>
     <x>440</x>
     <y>110</y>
     <width>21</width>
     <height>16</height>
    </rect>
   </property>
   <property name="text">
    <string> 13</string>
   </property>
  </widget>
  <widget class="QLabel" name="label_21">
   <property name="geometry">
    <rect>
     <x>470</x>
     <y>110</y>
     <width>21</width>
     <height>16</height>
    </rect>
   </property>
   <property name="text">
    <string> 14</string>
   </property>
  </widget>
  <widget class="QLabel" name="label_22">
   <property name="geometry">
    <rect>
     <x>500</x>
     <y>110</y>
     <width>21</width>
     <height>16</height>
    </rect>
   </property>
   <property name="text">
    <string> 15</string>
   </property>
  </widget>
  <widget class="QLabel" name="label_23">
   <property name="geometry">
    <rect>
     <x>530</x>
     <y>110</y>
     <width>21</width>
     <height>16</height>
    </rect>
   </property>
   <property name="text">
    <string> 16</string>
   </property>
  </widget>
  <widget class="QLabel" name="label_24">
   <property name="geometry">
    <rect>
     <x>560</x>
     <y>110</y>
     <width>21</width>
     <height>16</height>
    </rect>
   </property>
   <property name="text">
    <string> 17</string>
   </property>
  </widget>
  <widget class="QLabel" name="label_25">
   <property name="geometry">
    <rect>
     <x>590</x>
     <y>110</y>
     <width>21</width>
     <height>16</height>
    </rect>
   </property>
   <property name="text">
    <string> 18</string>
   </property>
  </widget>
  <widget class="QLabel" name="label_26">
   <property name="geometry">
    <rect>
     <x>620</x>
     <y>110</y>
     <width>21</width>
     <height>16</height>
    </rect>
   </property>
   <property name="text">
    <string> 19</string>
   </property>
  </widget>
  <widget class="QLabel" name="label_27">
   <property name="geometry">
    <rect>
     <x>650</x>
     <y>110</y>
     <width>21</width>
     <height>16</height>
    </rect>
   </property>
   <property name="text">
    <string> 20</string>
   </property>
  </widget>
  <widget class="QLabel" name="label_28">
   <property name="geometry">
    <rect>
     <x>50</x>
     <y>430</y>
     <width>81</width>
     <height>16</height>
    </rect>
   </property>
   <property name="text">
    <string>Seat Chosen:</string>
   </property>
  </widget>
  <widget class="QLabel" name="label_seatChosen">
   <property name="geometry">
    <rect>
     <x>140</x>
     <y>430</y>
     <width>181</width>
     <height>16</height>
    </rect>
   </property>
   <property name="text">
    <string/>
   </property>
  </widget>
  <widget class="QDialogButtonBox" name="buttonBox">
   <property name="geometry">
    <rect>
     <x>490</x>
     <y>440</y>
     <width>193</width>
     <height>28</height>
    </rect>
   </property>
   <property name="standardButtons">
    <set>QDialogButtonBox::Cancel|QDialogButtonBox::Ok</set>
   </property>
  </widget>
 </widget>
 <resources/>
 <connections/>
</ui>
